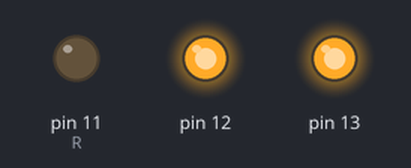
A program run on a simulated Raspberry Pi (header pin numbers). Parts: output pins drawn as LEDs (lit = HIGH).

Above: at 0.5 s.
At 2.5 s:
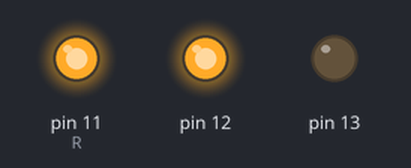
At 3.5 s:
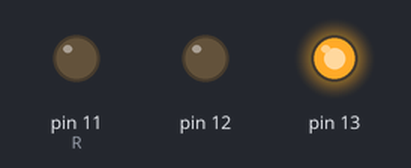
At 4.5 s:
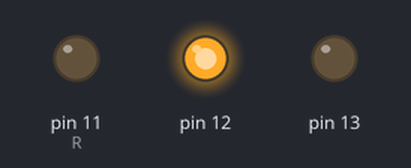
At 6.5 s:
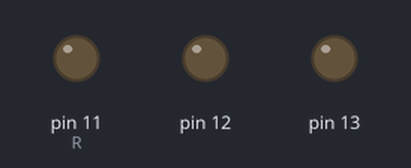
At 8.5 s:
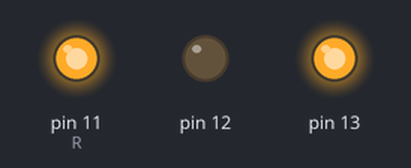
Timing chart, 0 to 9.1 s (numbered marks = the images above):
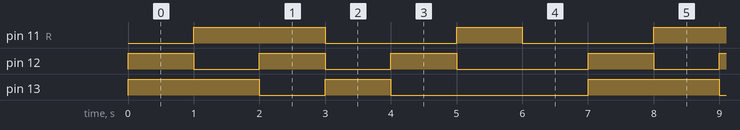

The program:

02_rgb_led.py
```python
#!/usr/bin/env python
import RPi.GPIO as GPIO
import time

colors = [0xFF0000, 0x00FF00, 0x0000FF, 0xFFFF00, 0xFF00FF, 0x00FFFF, 0xFFFFFF]
R = 11
G = 12
B = 13

def setup(Rpin, Gpin, Bpin):
	global pins
	global p_R, p_G, p_B
	pins = {'pin_R': Rpin, 'pin_G': Gpin, 'pin_B': Bpin}
	GPIO.setmode(GPIO.BOARD)       # Numbers GPIOs by physical location
	for i in pins:
		GPIO.setup(pins[i], GPIO.OUT)   # Set pins' mode is output
		GPIO.output(pins[i], GPIO.HIGH) # Set pins to high(+3.3V) to off led

	p_R = GPIO.PWM(pins['pin_R'], 2000)  # set Frequece to 2KHz
	p_G = GPIO.PWM(pins['pin_G'], 1999)
	p_B = GPIO.PWM(pins['pin_B'], 5000)

	p_R.start(100)      # Initial duty Cycle = 0(leds off)
	p_G.start(100)
	p_B.start(100)

def map(x, in_min, in_max, out_min, out_max):
	return (x - in_min) * (out_max - out_min) / (in_max - in_min) + out_min

def off():
	for i in pins:
		GPIO.output(pins[i], GPIO.HIGH)    # Turn off all leds

def setColor(col):   # For example : col = 0x112233
	R_val = (col & 0xff0000) >> 16
	G_val = (col & 0x00ff00) >> 8
	B_val = (col & 0x0000ff) >> 0

	R_val = map(R_val, 0, 255, 0, 100)
	G_val = map(G_val, 0, 255, 0, 100)
	B_val = map(B_val, 0, 255, 0, 100)

	p_R.ChangeDutyCycle(100-R_val)     # Change duty cycle
	p_G.ChangeDutyCycle(100-G_val)
	p_B.ChangeDutyCycle(100-B_val)

def loop():
	while True:
		for col in colors:
			setColor(col)
			time.sleep(1)

def destroy():
	p_R.stop()
	p_G.stop()
	p_B.stop()
	off()
	GPIO.cleanup()

if __name__ == "__main__":
	try:
		setup(R, G, B)
		loop()
	except KeyboardInterrupt:
		destroy()
```

Measured:
- by itself, pin 11 (R): repeats every 7.0 s: LOW 2.0 s, HIGH 1.0 s, LOW 2.0 s, HIGH 2.0 s
- by itself, pin 12: repeats every 7.0 s: HIGH 1.0 s, LOW 1.0 s, HIGH 1.0 s, LOW 2.0 s, HIGH 1.0 s, LOW 1.0 s
- by itself, pin 13: repeats every 7.0 s: HIGH 1.0 s, LOW 3.0 s, HIGH 2.0 s, LOW 1.0 s
